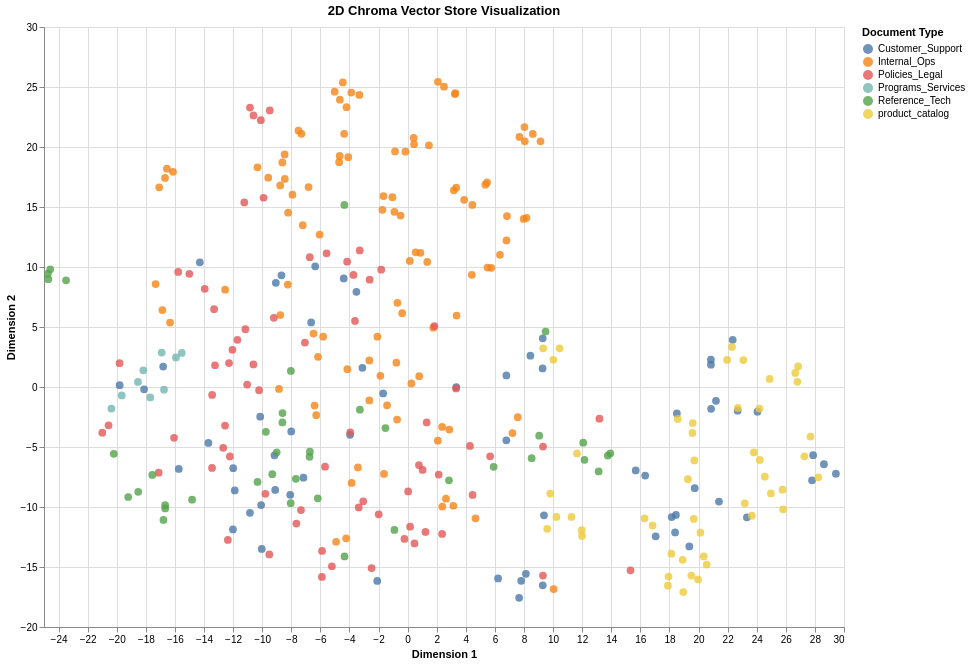

The notebook cell saved with this chart:
### Code cell
import pandas as pd
import altair as alt

# 1. Structure Data into a DataFrame
# Altair requires a clean tabular format to map columns to visual properties.
df = pd.DataFrame({
    'x': reduced_vectors[:, 0],
    'y': reduced_vectors[:, 1],
    'doc_type': doc_types,
    'snippet': [doc[:100] + "..." for doc in documents]  # Truncate for cleaner tooltips
})

# 2. Define the Chart
# We map 'doc_type' to color automatically - no need to manually define hex codes.
chart = alt.Chart(df).mark_circle(size=60, opacity=0.8).encode(
    x=alt.X('x', title='Dimension 1'),
    y=alt.Y('y', title='Dimension 2'),
    
    # Semantic Mapping
    color=alt.Color('doc_type', legend=alt.Legend(title="Document Type")),
    
    # Interactive Tooltips
    tooltip=[
        alt.Tooltip('doc_type', title='Category'),
        alt.Tooltip('snippet', title='Text Preview')
    ]
).properties(
    title='2D Chroma Vector Store Visualization',
    width=800,
    height=600
).interactive()  # Enables Zoom/Pan

# 3. Render
chart.show()
# Or save to HTML for your report:
# chart.save('vector_clusters.html')

### Figure 1 — Vega-Lite specification as saved in the notebook (floating-point values rounded to 4 significant figures; data arrays with more than 128 entries replaced by an {"elided": "..."} marker saying what was removed)
{"config": {"view": {"continuousWidth": 300, "continuousHeight": 300}}, "data": {"name": "data-f7da5cb6d79920a8c23fc7f36a3b5df8"}, "mark": {"type": "circle", "opacity": 0.8, "size": 60}, "encoding": {"color": {"field": "doc_type", "legend": {"title": "Document Type"}, "type": "nominal"}, "tooltip": [{"field": "doc_type", "title": "Category", "type": "nominal"}, {"field": "snippet", "title": "Text Preview", "type": "nominal"}], "x": {"field": "x", "title": "Dimension 1", "type": "quantitative"}, "y": {"field": "y", "title": "Dimension 2", "type": "quantitative"}}, "height": 600, "params": [{"name": "param_1e9efca18e7a2868", "select": {"type": "interval", "encodings": ["x", "y"]}, "bind": "scales"}], "title": "2D Chroma Vector Store Visualization", "width": 800, "$schema": "https://vega.github.io/schema/vega-lite/v6.1.0.json", "datasets": {"data-f7da5cb6d79920a8c23fc7f36a3b5df8": {"elided": "334 records"}}}
